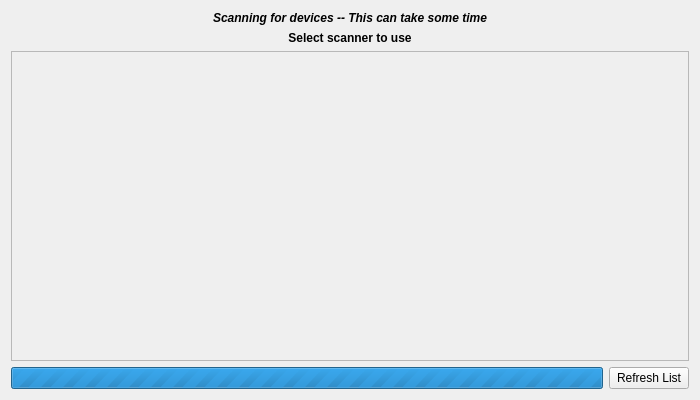
<?xml version="1.0" encoding="UTF-8"?>
<ui version="4.0">
 <class>DeviceSelection</class>
 <widget class="QWidget" name="DeviceSelection">
  <property name="geometry">
   <rect>
    <x>0</x>
    <y>0</y>
    <width>700</width>
    <height>400</height>
   </rect>
  </property>
  <property name="minimumSize">
   <size>
    <width>600</width>
    <height>250</height>
   </size>
  </property>
  <property name="maximumSize">
   <size>
    <width>800</width>
    <height>500</height>
   </size>
  </property>
  <layout class="QVBoxLayout" name="vl1">
   <item>
    <widget class="QLabel" name="scanLabel">
     <property name="sizePolicy">
      <sizepolicy hsizetype="Minimum" vsizetype="Minimum">
       <horstretch>0</horstretch>
       <verstretch>0</verstretch>
      </sizepolicy>
     </property>
     <property name="font">
      <font>
       <weight>75</weight>
       <italic>true</italic>
       <bold>true</bold>
      </font>
     </property>
     <property name="text">
      <string>Scanning for devices -- This can take some time</string>
     </property>
     <property name="alignment">
      <set>Qt::AlignCenter</set>
     </property>
    </widget>
   </item>
   <item>
    <widget class="QLabel" name="selectLabel">
     <property name="font">
      <font>
       <weight>75</weight>
       <bold>true</bold>
      </font>
     </property>
     <property name="text">
      <string>Select scanner to use</string>
     </property>
     <property name="alignment">
      <set>Qt::AlignCenter</set>
     </property>
    </widget>
   </item>
   <item>
    <widget class="QScrollArea" name="scrollArea">
     <property name="horizontalScrollBarPolicy">
      <enum>Qt::ScrollBarAlwaysOff</enum>
     </property>
     <property name="widgetResizable">
      <bool>true</bool>
     </property>
     <widget class="QWidget" name="scrollWidget">
      <property name="geometry">
       <rect>
        <x>0</x>
        <y>0</y>
        <width>684</width>
        <height>291</height>
       </rect>
      </property>
      <layout class="QVBoxLayout" name="scrollLayout">
       <item>
        <spacer name="scrollSpacer">
         <property name="orientation">
          <enum>Qt::Vertical</enum>
         </property>
         <property name="sizeHint" stdset="0">
          <size>
           <width>20</width>
           <height>40</height>
          </size>
         </property>
        </spacer>
       </item>
      </layout>
     </widget>
    </widget>
   </item>
   <item>
    <layout class="QHBoxLayout" name="hl1">
     <item>
      <widget class="QProgressBar" name="progressBar">
       <property name="maximum">
        <number>0</number>
       </property>
       <property name="textVisible">
        <bool>false</bool>
       </property>
      </widget>
     </item>
     <item>
      <widget class="QPushButton" name="refreshBtn">
       <property name="text">
        <string>Refresh List</string>
       </property>
       <property name="icon">
        <iconset theme="view-refresh"/>
       </property>
      </widget>
     </item>
    </layout>
   </item>
  </layout>
 </widget>
 <resources/>
 <connections>
  <connection>
   <sender>refreshBtn</sender>
   <signal>clicked()</signal>
   <receiver>DeviceSelection</receiver>
   <slot>refreshDevices()</slot>
   <hints>
    <hint type="sourcelabel">
     <x>494</x>
     <y>371</y>
    </hint>
    <hint type="destinationlabel">
     <x>283</x>
     <y>197</y>
    </hint>
   </hints>
  </connection>
  <connection>
   <sender>DeviceSelection</sender>
   <signal>finishedReloading()</signal>
   <receiver>DeviceSelection</receiver>
   <slot>devicesLoaded()</slot>
   <hints>
    <hint type="sourcelabel">
     <x>349</x>
     <y>199</y>
    </hint>
    <hint type="destinationlabel">
     <x>349</x>
     <y>199</y>
    </hint>
   </hints>
  </connection>
 </connections>
 <slots>
  <signal>finishedReloading()</signal>
  <slot>refreshDevices()</slot>
  <slot>devicesLoaded()</slot>
 </slots>
</ui>
